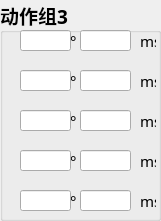
     <widget class="QGroupBox" name="groupBox_8">
      <property name="geometry">
       <rect>
        <x>420</x>
        <y>0</y>
        <width>161</width>
        <height>221</height>
       </rect>
      </property>
      <property name="font">
       <font>
        <family>宋体</family>
        <pointsize>14</pointsize>
        <weight>75</weight>
        <bold>true</bold>
       </font>
      </property>
      <property name="title">
       <string>动作组3</string>
      </property>
      <widget class="QLineEdit" name="lineEdit_51">
       <property name="geometry">
        <rect>
         <x>20</x>
         <y>30</y>
         <width>51</width>
         <height>21</height>
        </rect>
       </property>
       <property name="font">
        <font>
         <family>宋体</family>
         <pointsize>11</pointsize>
         <weight>50</weight>
         <bold>false</bold>
        </font>
       </property>
      </widget>
      <widget class="QLabel" name="label_78">
       <property name="geometry">
        <rect>
         <x>70</x>
         <y>30</y>
         <width>16</width>
         <height>21</height>
        </rect>
       </property>
       <property name="font">
        <font>
         <family>宋体</family>
         <pointsize>11</pointsize>
         <weight>50</weight>
         <bold>false</bold>
        </font>
       </property>
       <property name="text">
        <string>°</string>
       </property>
      </widget>
      <widget class="QLabel" name="label_79">
       <property name="geometry">
        <rect>
         <x>70</x>
         <y>70</y>
         <width>16</width>
         <height>21</height>
        </rect>
       </property>
       <property name="font">
        <font>
         <family>宋体</family>
         <pointsize>11</pointsize>
         <weight>50</weight>
         <bold>false</bold>
        </font>
       </property>
       <property name="text">
        <string>°</string>
       </property>
      </widget>
      <widget class="QLabel" name="label_80">
       <property name="geometry">
        <rect>
         <x>70</x>
         <y>110</y>
         <width>16</width>
         <height>21</height>
        </rect>
       </property>
       <property name="font">
        <font>
         <family>宋体</family>
         <pointsize>11</pointsize>
         <weight>50</weight>
         <bold>false</bold>
        </font>
       </property>
       <property name="text">
        <string>°</string>
       </property>
      </widget>
      <widget class="QLabel" name="label_81">
       <property name="geometry">
        <rect>
         <x>70</x>
         <y>150</y>
         <width>16</width>
         <height>21</height>
        </rect>
       </property>
       <property name="font">
        <font>
         <family>宋体</family>
         <pointsize>11</pointsize>
         <weight>50</weight>
         <bold>false</bold>
        </font>
       </property>
       <property name="text">
        <string>°</string>
       </property>
      </widget>
      <widget class="QLabel" name="label_82">
       <property name="geometry">
        <rect>
         <x>70</x>
         <y>190</y>
         <width>16</width>
         <height>21</height>
        </rect>
       </property>
       <property name="font">
        <font>
         <family>宋体</family>
         <pointsize>11</pointsize>
         <weight>50</weight>
         <bold>false</bold>
        </font>
       </property>
       <property name="text">
        <string>°</string>
       </property>
      </widget>
      <widget class="QLabel" name="label_83">
       <property name="geometry">
        <rect>
         <x>140</x>
         <y>30</y>
         <width>16</width>
         <height>21</height>
        </rect>
       </property>
       <property name="font">
        <font>
         <family>宋体</family>
         <pointsize>11</pointsize>
         <weight>50</weight>
         <bold>false</bold>
        </font>
       </property>
       <property name="text">
        <string>ms</string>
       </property>
      </widget>
      <widget class="QLabel" name="label_84">
       <property name="geometry">
        <rect>
         <x>140</x>
         <y>110</y>
         <width>16</width>
         <height>21</height>
        </rect>
       </property>
       <property name="font">
        <font>
         <family>宋体</family>
         <pointsize>11</pointsize>
         <weight>50</weight>
         <bold>false</bold>
        </font>
       </property>
       <property name="text">
        <string>ms</string>
       </property>
      </widget>
      <widget class="QLabel" name="label_85">
       <property name="geometry">
        <rect>
         <x>140</x>
         <y>190</y>
         <width>16</width>
         <height>21</height>
        </rect>
       </property>
       <property name="font">
        <font>
         <family>宋体</family>
         <pointsize>11</pointsize>
         <weight>50</weight>
         <bold>false</bold>
        </font>
       </property>
       <property name="text">
        <string>ms</string>
       </property>
      </widget>
      <widget class="QLabel" name="label_86">
       <property name="geometry">
        <rect>
         <x>140</x>
         <y>150</y>
         <width>16</width>
         <height>21</height>
        </rect>
       </property>
       <property name="font">
        <font>
         <family>宋体</family>
         <pointsize>11</pointsize>
         <weight>50</weight>
         <bold>false</bold>
        </font>
       </property>
       <property name="text">
        <string>ms</string>
       </property>
      </widget>
      <widget class="QLabel" name="label_87">
       <property name="geometry">
        <rect>
         <x>140</x>
         <y>70</y>
         <width>16</width>
         <height>21</height>
        </rect>
       </property>
       <property name="font">
        <font>
         <family>宋体</family>
         <pointsize>11</pointsize>
         <weight>50</weight>
         <bold>false</bold>
        </font>
       </property>
       <property name="text">
        <string>ms</string>
       </property>
      </widget>
      <widget class="QLineEdit" name="lineEdit_52">
       <property name="geometry">
        <rect>
         <x>20</x>
         <y>70</y>
         <width>51</width>
         <height>21</height>
        </rect>
       </property>
       <property name="font">
        <font>
         <family>宋体</family>
         <pointsize>11</pointsize>
         <weight>50</weight>
         <bold>false</bold>
        </font>
       </property>
      </widget>
      <widget class="QLineEdit" name="lineEdit_53">
       <property name="geometry">
        <rect>
         <x>20</x>
         <y>110</y>
         <width>51</width>
         <height>21</height>
        </rect>
       </property>
       <property name="font">
        <font>
         <family>宋体</family>
         <pointsize>11</pointsize>
         <weight>50</weight>
         <bold>false</bold>
        </font>
       </property>
      </widget>
      <widget class="QLineEdit" name="lineEdit_54">
       <property name="geometry">
        <rect>
         <x>20</x>
         <y>150</y>
         <width>51</width>
         <height>21</height>
        </rect>
       </property>
       <property name="font">
        <font>
         <family>宋体</family>
         <pointsize>11</pointsize>
         <weight>50</weight>
         <bold>false</bold>
        </font>
       </property>
      </widget>
      <widget class="QLineEdit" name="lineEdit_55">
       <property name="geometry">
        <rect>
         <x>20</x>
         <y>190</y>
         <width>51</width>
         <height>21</height>
        </rect>
       </property>
       <property name="font">
        <font>
         <family>宋体</family>
         <pointsize>11</pointsize>
         <weight>50</weight>
         <bold>false</bold>
        </font>
       </property>
      </widget>
      <widget class="QLineEdit" name="lineEdit_56">
       <property name="geometry">
        <rect>
         <x>80</x>
         <y>30</y>
         <width>51</width>
         <height>21</height>
        </rect>
       </property>
       <property name="font">
        <font>
         <family>宋体</family>
         <pointsize>11</pointsize>
         <weight>50</weight>
         <bold>false</bold>
        </font>
       </property>
      </widget>
      <widget class="QLineEdit" name="lineEdit_57">
       <property name="geometry">
        <rect>
         <x>80</x>
         <y>70</y>
         <width>51</width>
         <height>21</height>
        </rect>
       </property>
       <property name="font">
        <font>
         <family>宋体</family>
         <pointsize>11</pointsize>
         <weight>50</weight>
         <bold>false</bold>
        </font>
       </property>
      </widget>
      <widget class="QLineEdit" name="lineEdit_58">
       <property name="geometry">
        <rect>
         <x>80</x>
         <y>110</y>
         <width>51</width>
         <height>21</height>
        </rect>
       </property>
       <property name="font">
        <font>
         <family>宋体</family>
         <pointsize>11</pointsize>
         <weight>50</weight>
         <bold>false</bold>
        </font>
       </property>
      </widget>
      <widget class="QLineEdit" name="lineEdit_59">
       <property name="geometry">
        <rect>
         <x>80</x>
         <y>150</y>
         <width>51</width>
         <height>21</height>
        </rect>
       </property>
       <property name="font">
        <font>
         <family>宋体</family>
         <pointsize>11</pointsize>
         <weight>50</weight>
         <bold>false</bold>
        </font>
       </property>
      </widget>
      <widget class="QLineEdit" name="lineEdit_60">
       <property name="geometry">
        <rect>
         <x>80</x>
         <y>190</y>
         <width>51</width>
         <height>21</height>
        </rect>
       </property>
       <property name="font">
        <font>
         <family>宋体</family>
         <pointsize>11</pointsize>
         <weight>50</weight>
         <bold>false</bold>
        </font>
       </property>
      </widget>
     </widget>
